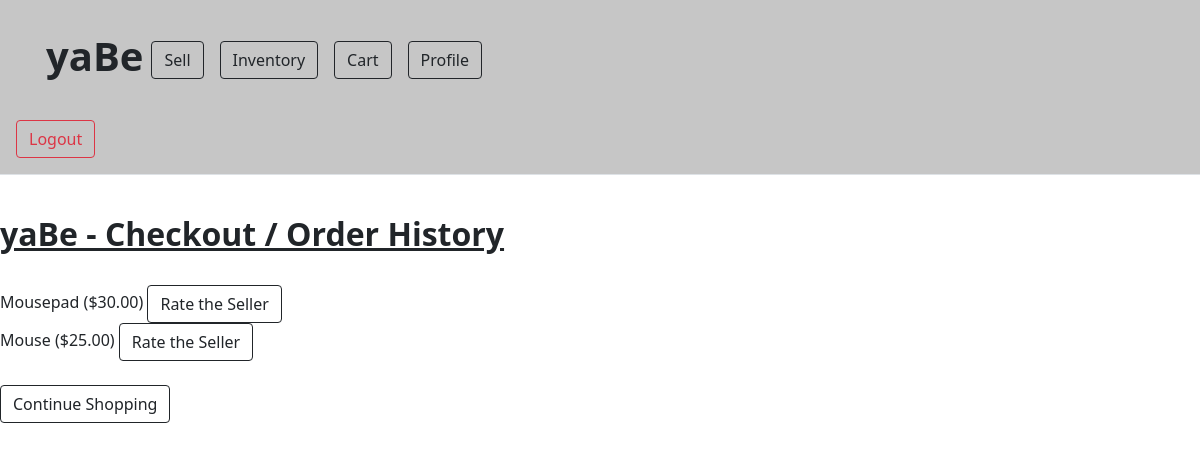
/checkout (signed in), run on the app's committed database.
### app/models.py (models this page shows)
class Order(db.Model):
  id = db.Column(db.Integer, primary_key = True)
  itemList = db.Column(db.String(1024))
  subtotal = db.Column(db.Float)
  buyerID = db.Column(db.Integer, db.ForeignKey('user.id'))

### app/routes.py (the view)
@appObj.route('/checkout')
@login_required
def checkout():
  orders = Order.query.filter_by(buyerID = current_user.id)
  return render_template("checkout.html", orders = orders)

### app/models.py (called while the page is built)
@login.user_loader
def load_user(id):
 return User.query.get(int(id))

### app/templates/checkout.html (shortened to what this page needs)
<!doctype html>
<html lang="en">
  <head>
     <link href="https://cdn.jsdelivr.net/npm/bootstrap@5.0.2/dist/css/bootstrap.min.css" rel="stylesheet">
    <body>
    <body>
<main>
   <header class="p-3 mb-3 border-bottom" style= "background: #c6c6c6">
    <div class="container p-3 mb-3" style="background: #c6c6c6"">
     <div class="d-flex flex-wrap align-items-center justify-content-center justify-content-lg-start"</div>
        <a href="/home" class="d-flex align-items-center mb-2 mb-lg-0 text-dark text-decoration-none">
         <h1> <b> yaBe </b> </h1>
        </a>
        <ul class="nav col-12 col-lg-auto me-lg-auto mb-2 justify-content-center mb-md-0">
         <li> <a class="btn btn-outline-dark m-2" href="sell_item" role="button">Sell</a> </li>
         <li> <a class="btn btn-outline-dark m-2" href="see_all_items" role="button">Inventory</a> </li>
         <li> <a class="btn btn-outline-dark m-2" href="cart" role="button">Cart</a></li>
         <li> <a class="btn btn-outline-dark m-2" href="view_profile" role="button"> Profile </a></li>
        </ul>
        <br>
       </div>
     </div>
  <div class="d-flex flex-wrap align-items-center justify-content-center justify-content-lg-start" </div>
   <a class="btn btn-outline-danger mr-2" href="{{url_for('logout')}}" role="button"> Logout </a>
  </header>
  <br>
  <h2><b><u> yaBe - Checkout / Order History </b></u></h2>
   <br>
        {%for item in orders%}
        {{item.itemList}} ({{"$%.2f"|format(item.subtotal)}})
        <a class="btn btn-outline-dark" href="{{url_for('leave_rating')}}" role="button">Rate the Seller</a>
        <br>
        {%endfor%}
        <br>
        <div>
            <a class="btn btn-outline-dark" href="home" role="button"> Continue Shopping </a>
        </div>
  </body>
  </body>
</html>

### data on the page
Order: itemList "Mousepad", subtotal "$30.00"
Order: itemList "Mouse", subtotal "$25.00"
